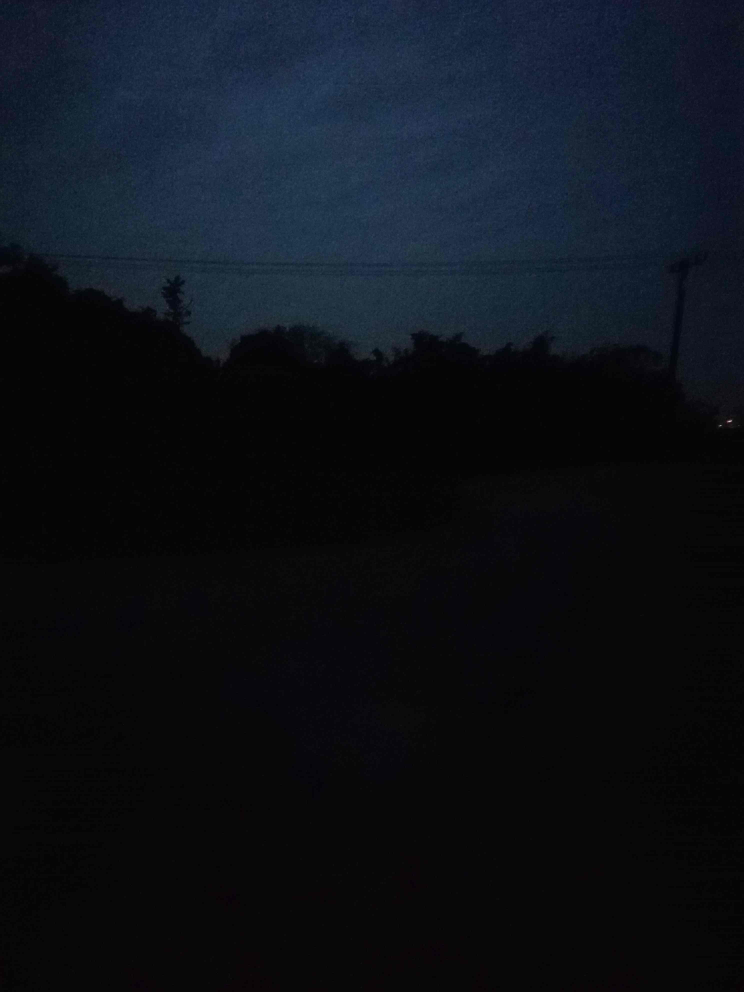
#> input picture stitch/img1.jpg, 2976 x 3968 px (shown at 1/4 size)
$ python test1.py
#> lines starting #> are read from the running program, lines starting #| are printed output that depends on the picture
import cv2 as cv
import numpy as np
import matplotlib.pyplot as plt
import matplotlib
#import matplotlib as plt
img = cv.imread('img1.jpg', 0)
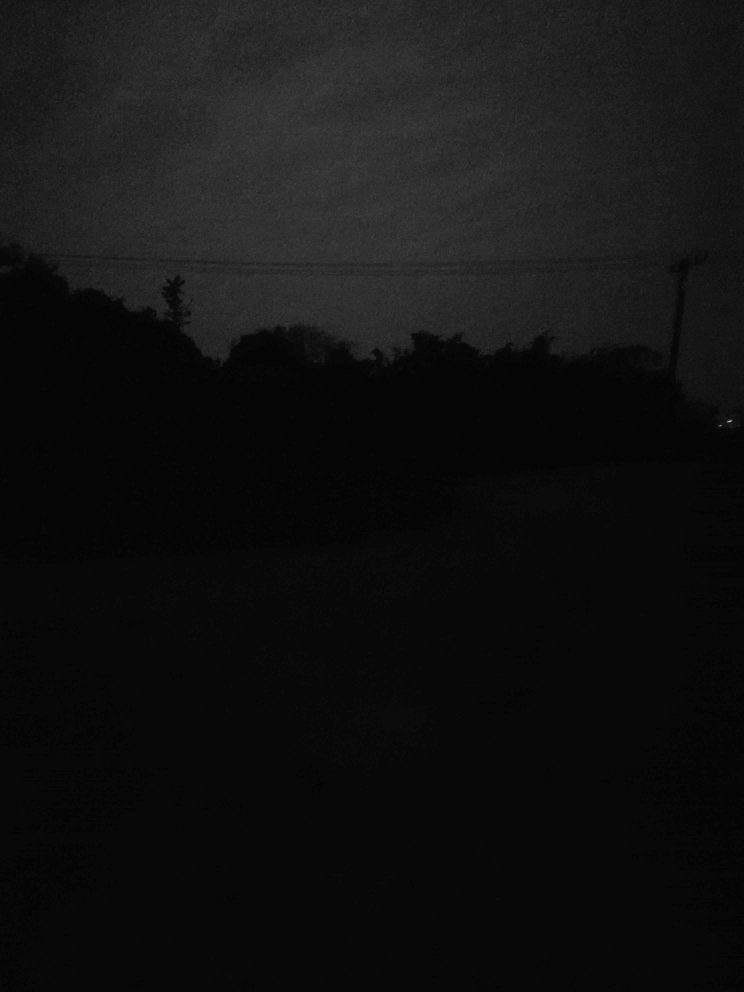
#> img: shape (3968, 2976) (shown at 1/4 size); min 0, max 224, mean 17.4
# 图像归一化
fi = img / 255.0
# 伽马变换
gamma = 0.4
out = np.power(fi, gamma)
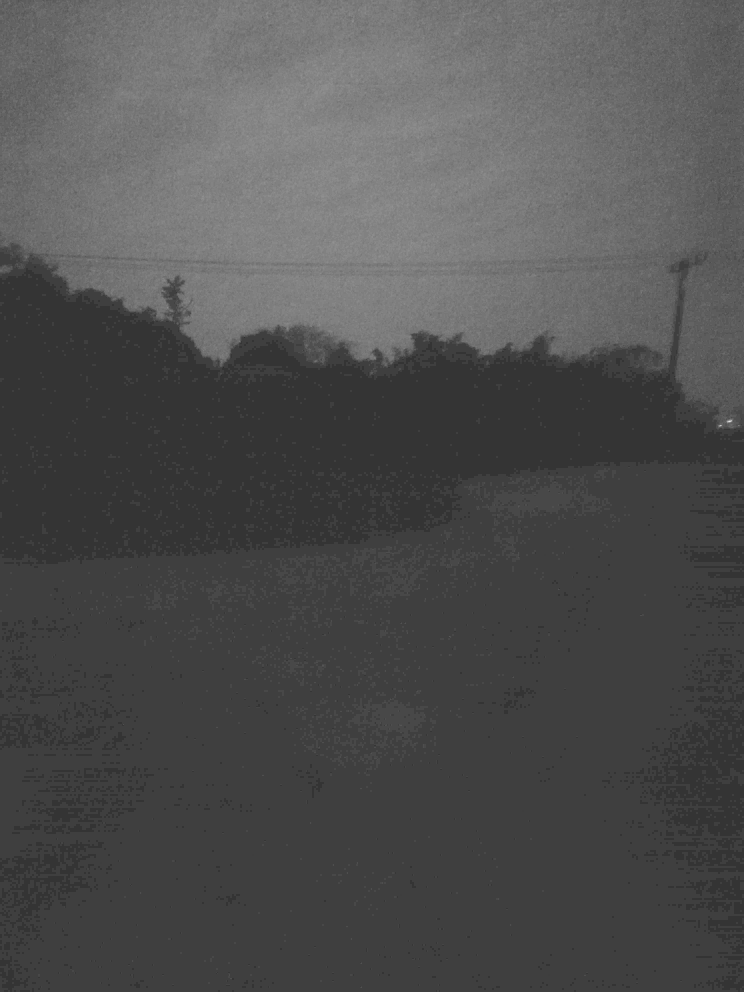
#> out: shape (3968, 2976) float64 (shown at 1/4 size); min 0, max 0.949, mean 0.314
# [6 lines of commented-out code are left out]
x, y = img.shape[0:2]
#> x = 3968; y = 2976
img = cv.resize(img, (int(y / 10), int(x / 10)))
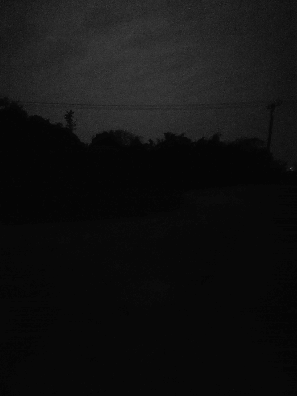
#> img: shape (396, 297); min 4, max 99, mean 17.3
cv.imshow("img", img)
#缩放显示
x, y = out.shape[0:2]
out = cv.resize(out, (int(y / 10), int(x / 10)))
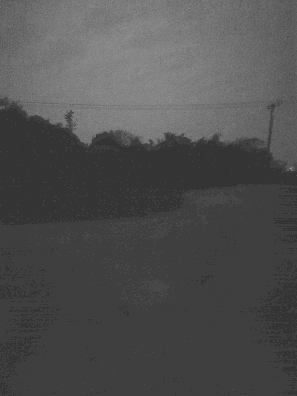
#> out: shape (396, 297) float64; min 0.183, max 0.683, mean 0.314
cv.imshow("out", out)

cv.waitKey(0)
